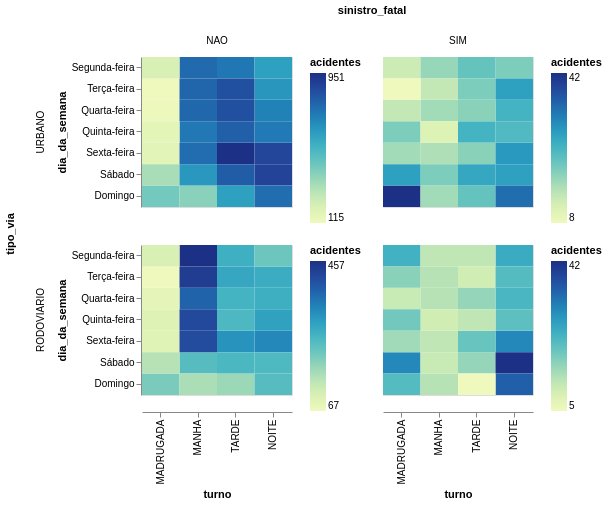

Notebook cell for this chart:
### Code cell
df_sinistros.group_by('dia_da_semana', 'turno', 'tipo_via', 'sinistro_fatal').agg(pl.len().alias('acidentes')) \
    .plot.rect(x='turno', color='acidentes', y='dia_da_semana', row='tipo_via', column='sinistro_fatal') \
    .properties(height=150, width=150) \
    .resolve_scale(color='independent')

### Figure 1 — Vega-Lite specification as saved in the notebook (floating-point values rounded to 4 significant figures)
{"config": {"view": {"continuousWidth": 300, "continuousHeight": 300}}, "data": {"name": "data-5913db74eb8dd657fd58c489d0207b61"}, "mark": {"type": "rect", "tooltip": true}, "encoding": {"color": {"field": "acidentes", "type": "quantitative"}, "column": {"field": "sinistro_fatal", "sort": ["NAO", "SIM"], "type": "ordinal"}, "row": {"field": "tipo_via", "sort": ["URBANO", "RODOVIARIO"], "type": "ordinal"}, "x": {"field": "turno", "sort": ["MADRUGADA", "MANHA", "TARDE", "NOITE"], "type": "ordinal"}, "y": {"field": "dia_da_semana", "sort": ["Segunda-feira", "Terça-feira", "Quarta-feira", "Quinta-feira", "Sexta-feira", "Sábado", "Domingo"], "type": "ordinal"}}, "height": 150, "params": [{"name": "param_1e9efca18e7a2868", "select": {"type": "interval", "encodings": ["x", "y"]}, "bind": "scales"}], "resolve": {"scale": {"color": "independent"}}, "width": 150, "$schema": "https://vega.github.io/schema/vega-lite/v6.4.1.json", "datasets": {"data-5913db74eb8dd657fd58c489d0207b61": [{"dia_da_semana": "Quinta-feira", "turno": "TARDE", "tipo_via": "URBANO", "sinistro_fatal": "SIM", "acidentes": 25}, {"dia_da_semana": "Domingo", "turno": "TARDE", "tipo_via": "URBANO", "sinistro_fatal": "SIM", "acidentes": 22}, {"dia_da_semana": "Quarta-feira", "turno": "NOITE", "tipo_via": "URBANO", "sinistro_fatal": "SIM", "acidentes": 25}, {"dia_da_semana": "Terça-feira", "turno": "NOITE", "tipo_via": "RODOVIARIO", "sinistro_fatal": "NAO", "acidentes": 277}, {"dia_da_semana": "Quarta-feira", "turno": "MADRUGADA", "tipo_via": "RODOVIARIO", "sinistro_fatal": "SIM", "acidentes": 11}, {"dia_da_semana": "Quarta-feira", "turno": "MANHA", "tipo_via": "RODOVIARIO", "sinistro_fatal": "SIM", "acidentes": 13}, {"dia_da_semana": "Terça-feira", "turno": "TARDE", "tipo_via": "RODOVIARIO", "sinistro_fatal": "NAO", "acidentes": 286}, {"dia_da_semana": "Domingo", "turno": "MADRUGADA", "tipo_via": "RODOVIARIO", "sinistro_fatal": "NAO", "acidentes": 208}, {"dia_da_semana": "Segunda-feira", "turno": "MADRUGADA", "tipo_via": "RODOVIARIO", "sinistro_fatal": "SIM", "acidentes": 24}, {"dia_da_semana": "Sexta-feira", "turno": "MANHA", "tipo_via": "RODOVIARIO", "sinistro_fatal": "SIM", "acidentes": 12}, {"dia_da_semana": "Quinta-feira", "turno": "MANHA", "tipo_via": "RODOVIARIO", "sinistro_fatal": "SIM", "acidentes": 10}, {"dia_da_semana": "Sexta-feira", "turno": "NOITE", "tipo_via": "RODOVIARIO", "sinistro_fatal": "SIM", "acidentes": 30}, {"dia_da_semana": "Sexta-feira", "turno": "TARDE", "tipo_via": "URBANO", "sinistro_fatal": "SIM", "acidentes": 19}, {"dia_da_semana": "Sábado", "turno": "TARDE", "tipo_via": "RODOVIARIO", "sinistro_fatal": "SIM", "acidentes": 16}, {"dia_da_semana": "Sexta-feira", "turno": "TARDE", "tipo_via": "URBANO", "sinistro_fatal": "NAO", "acidentes": 951}, {"dia_da_semana": "Quarta-feira", "turno": "MADRUGADA", "tipo_via": "URBANO", "sinistro_fatal": "NAO", "acidentes": 128}, {"dia_da_semana": "Sexta-feira", "turno": "NOITE", "tipo_via": "RODOVIARIO", "sinistro_fatal": "NAO", "acidentes": 330}, {"dia_da_semana": "Sexta-feira", "turno": "MADRUGADA", "tipo_via": "RODOVIARIO", "sinistro_fatal": "NAO", "acidentes": 96}, {"dia_da_semana": "Quarta-feira", "turno": "MANHA", "tipo_via": "URBANO", "sinistro_fatal": "SIM", "acidentes": 17}, {"dia_da_semana": "Sexta-feira", "turno": "NOITE", "tipo_via": "URBANO", "sinistro_fatal": "SIM", "acidentes": 29}, {"dia_da_semana": "Sexta-feira", "turno": "MADRUGADA", "tipo_via": "URBANO", "sinistro_fatal": "NAO", "acidentes": 164}, {"dia_da_semana": "Domingo", "turno": "MADRUGADA", "tipo_via": "URBANO", "sinistro_fatal": "NAO", "acidentes": 430}, {"dia_da_semana": "Quarta-feira", "turno": "NOITE", "tipo_via": "URBANO", "sinistro_fatal": "NAO", "acidentes": 699}, {"dia_da_semana": "Quinta-feira", "turno": "MADRUGADA", "tipo_via": "RODOVIARIO", "sinistro_fatal": "NAO", "acidentes": 101}, {"dia_da_semana": "Segunda-feira", "turno": "MANHA", "tipo_via": "RODOVIARIO", "sinistro_fatal": "NAO", "acidentes": 457}, {"dia_da_semana": "Quinta-feira", "turno": "TARDE", "tipo_via": "URBANO", "sinistro_fatal": "NAO", "acidentes": 792}, {"dia_da_semana": "Quarta-feira", "turno": "TARDE", "tipo_via": "RODOVIARIO", "sinistro_fatal": "NAO", "acidentes": 262}, {"dia_da_semana": "Terça-feira", "turno": "MADRUGADA", "tipo_via": "URBANO", "sinistro_fatal": "NAO", "acidentes": 115}, {"dia_da_semana": "Quarta-feira", "turno": "NOITE", "tipo_via": "RODOVIARIO", "sinistro_fatal": "SIM", "acidentes": 23}, {"dia_da_semana": "Segunda-feira", "turno": "MANHA", "tipo_via": "RODOVIARIO", "sinistro_fatal": "SIM", "acidentes": 12}, {"dia_da_semana": "Segunda-feira", "turno": "TARDE", "tipo_via": "RODOVIARIO", "sinistro_fatal": "NAO", "acidentes": 271}, {"dia_da_semana": "Sábado", "turno": "NOITE", "tipo_via": "RODOVIARIO", "sinistro_fatal": "SIM", "acidentes": 42}, {"dia_da_semana": "Segunda-feira", "turno": "NOITE", "tipo_via": "RODOVIARIO", "sinistro_fatal": "SIM", "acidentes": 25}, {"dia_da_semana": "Terça-feira", "turno": "MADRUGADA", "tipo_via": "RODOVIARIO", "sinistro_fatal": "NAO", "acidentes": 67}, {"dia_da_semana": "Segunda-feira", "turno": "MANHA", "tipo_via": "URBANO", "sinistro_fatal": "NAO", "acidentes": 766}, {"dia_da_semana": "Segunda-feira", "turno": "NOITE", "tipo_via": "URBANO", "sinistro_fatal": "SIM", "acidentes": 20}, {"dia_da_semana": "Segunda-feira", "turno": "TARDE", "tipo_via": "URBANO", "sinistro_fatal": "SIM", "acidentes": 22}, {"dia_da_semana": "Sábado", "turno": "TARDE", "tipo_via": "URBANO", "sinistro_fatal": "SIM", "acidentes": 27}, {"dia_da_semana": "Sábado", "turno": "NOITE", "tipo_via": "URBANO", "sinistro_fatal": "SIM", "acidentes": 28}, {"dia_da_semana": "Segunda-feira", "turno": "MADRUGADA", "tipo_via": "URBANO", "sinistro_fatal": "SIM", "acidentes": 13}, {"dia_da_semana": "Terça-feira", "turno": "TARDE", "tipo_via": "URBANO", "sinistro_fatal": "SIM", "acidentes": 20}, {"dia_da_semana": "Sábado", "turno": "MADRUGADA", "tipo_via": "RODOVIARIO", "sinistro_fatal": "SIM", "acidentes": 30}, {"dia_da_semana": "Sábado", "turno": "NOITE", "tipo_via": "RODOVIARIO", "sinistro_fatal": "NAO", "acidentes": 251}, {"dia_da_semana": "Domingo", "turno": "TARDE", "tipo_via": "URBANO", "sinistro_fatal": "NAO", "acidentes": 606}, {"dia_da_semana": "Terça-feira", "turno": "MANHA", "tipo_via": "RODOVIARIO", "sinistro_fatal": "SIM", "acidentes": 13}, {"dia_da_semana": "Terça-feira", "turno": "MANHA", "tipo_via": "URBANO", "sinistro_fatal": "NAO", "acidentes": 777}, {"dia_da_semana": "Terça-feira", "turno": "MADRUGADA", "tipo_via": "RODOVIARIO", "sinistro_fatal": "SIM", "acidentes": 17}, {"dia_da_semana": "Quarta-feira", "turno": "TARDE", "tipo_via": "URBANO", "sinistro_fatal": "NAO", "acidentes": 841}, {"dia_da_semana": "Sexta-feira", "turno": "TARDE", "tipo_via": "RODOVIARIO", "sinistro_fatal": "SIM", "acidentes": 20}, {"dia_da_semana": "Segunda-feira", "turno": "TARDE", "tipo_via": "RODOVIARIO", "sinistro_fatal": "SIM", "acidentes": 12}, {"dia_da_semana": "Sábado", "turno": "MADRUGADA", "tipo_via": "URBANO", "sinistro_fatal": "NAO", "acidentes": 323}, {"dia_da_semana": "Segunda-feira", "turno": "TARDE", "tipo_via": "URBANO", "sinistro_fatal": "NAO", "acidentes": 731}, {"dia_da_semana": "Domingo", "turno": "MANHA", "tipo_via": "URBANO", "sinistro_fatal": "NAO", "acidentes": 387}, {"dia_da_semana": "Terça-feira", "turno": "NOITE", "tipo_via": "URBANO", "sinistro_fatal": "NAO", "acidentes": 640}, {"dia_da_semana": "Sexta-feira", "turno": "TARDE", "tipo_via": "RODOVIARIO", "sinistro_fatal": "NAO", "acidentes": 315}, {"dia_da_semana": "Segunda-feira", "turno": "MANHA", "tipo_via": "URBANO", "sinistro_fatal": "SIM", "acidentes": 18}, {"dia_da_semana": "Segunda-feira", "turno": "MADRUGADA", "tipo_via": "URBANO", "sinistro_fatal": "NAO", "acidentes": 204}, {"dia_da_semana": "Domingo", "turno": "TARDE", "tipo_via": "RODOVIARIO", "sinistro_fatal": "NAO", "acidentes": 177}, {"dia_da_semana": "Terça-feira", "turno": "TARDE", "tipo_via": "URBANO", "sinistro_fatal": "NAO", "acidentes": 840}, {"dia_da_semana": "Domingo", "turno": "NOITE", "tipo_via": "URBANO", "sinistro_fatal": "SIM", "acidentes": 34}, {"dia_da_semana": "Sábado", "turno": "MANHA", "tipo_via": "RODOVIARIO", "sinistro_fatal": "NAO", "acidentes": 243}, {"dia_da_semana": "Quarta-feira", "turno": "MANHA", "tipo_via": "RODOVIARIO", "sinistro_fatal": "NAO", "acidentes": 379}, {"dia_da_semana": "Quarta-feira", "turno": "MADRUGADA", "tipo_via": "RODOVIARIO", "sinistro_fatal": "NAO", "acidentes": 86}, {"dia_da_semana": "Domingo", "turno": "MANHA", "tipo_via": "RODOVIARIO", "sinistro_fatal": "NAO", "acidentes": 162}, {"dia_da_semana": "Quinta-feira", "turno": "TARDE", "tipo_via": "RODOVIARIO", "sinistro_fatal": "NAO", "acidentes": 253}, {"dia_da_semana": "Domingo", "turno": "MADRUGADA", "tipo_via": "RODOVIARIO", "sinistro_fatal": "SIM", "acidentes": 22}, {"dia_da_semana": "Domingo", "turno": "MADRUGADA", "tipo_via": "URBANO", "sinistro_fatal": "SIM", "acidentes": 42}, {"dia_da_semana": "Quinta-feira", "turno": "MADRUGADA", "tipo_via": "URBANO", "sinistro_fatal": "SIM", "acidentes": 20}, {"dia_da_semana": "Domingo", "turno": "MANHA", "tipo_via": "RODOVIARIO", "sinistro_fatal": "SIM", "acidentes": 13}, {"dia_da_semana": "Sexta-feira", "turno": "MANHA", "tipo_via": "URBANO", "sinistro_fatal": "SIM", "acidentes": 16}, {"dia_da_semana": "Sábado", "turno": "MADRUGADA", "tipo_via": "RODOVIARIO", "sinistro_fatal": "NAO", "acidentes": 152}, {"dia_da_semana": "Sexta-feira", "turno": "NOITE", "tipo_via": "URBANO", "sinistro_fatal": "NAO", "acidentes": 870}, {"dia_da_semana": "Terça-feira", "turno": "NOITE", "tipo_via": "URBANO", "sinistro_fatal": "SIM", "acidentes": 28}, {"dia_da_semana": "Sábado", "turno": "NOITE", "tipo_via": "URBANO", "sinistro_fatal": "NAO", "acidentes": 884}, {"dia_da_semana": "Domingo", "turno": "NOITE", "tipo_via": "RODOVIARIO", "sinistro_fatal": "SIM", "acidentes": 35}, {"dia_da_semana": "Quarta-feira", "turno": "TARDE", "tipo_via": "URBANO", "sinistro_fatal": "SIM", "acidentes": 19}, {"dia_da_semana": "Quinta-feira", "turno": "NOITE", "tipo_via": "URBANO", "sinistro_fatal": "SIM", "acidentes": 24}, {"dia_da_semana": "Terça-feira", "turno": "MANHA", "tipo_via": "URBANO", "sinistro_fatal": "SIM", "acidentes": 14}, {"dia_da_semana": "Quinta-feira", "turno": "MANHA", "tipo_via": "URBANO", "sinistro_fatal": "NAO", "acidentes": 726}, {"dia_da_semana": "Sábado", "turno": "TARDE", "tipo_via": "URBANO", "sinistro_fatal": "NAO", "acidentes": 804}, {"dia_da_semana": "Quarta-feira", "turno": "MADRUGADA", "tipo_via": "URBANO", "sinistro_fatal": "SIM", "acidentes": 14}, {"dia_da_semana": "Sexta-feira", "turno": "MADRUGADA", "tipo_via": "URBANO", "sinistro_fatal": "SIM", "acidentes": 17}, {"dia_da_semana": "Domingo", "turno": "NOITE", "tipo_via": "RODOVIARIO", "sinistro_fatal": "NAO", "acidentes": 244}, {"dia_da_semana": "Domingo", "turno": "MANHA", "tipo_via": "URBANO", "sinistro_fatal": "SIM", "acidentes": 17}, {"dia_da_semana": "Segunda-feira", "turno": "NOITE", "tipo_via": "RODOVIARIO", "sinistro_fatal": "NAO", "acidentes": 220}, {"dia_da_semana": "Sábado", "turno": "MANHA", "tipo_via": "URBANO", "sinistro_fatal": "SIM", "acidentes": 20}, {"dia_da_semana": "Quarta-feira", "turno": "MANHA", "tipo_via": "URBANO", "sinistro_fatal": "NAO", "acidentes": 772}, {"dia_da_semana": "Sábado", "turno": "MANHA", "tipo_via": "URBANO", "sinistro_fatal": "NAO", "acidentes": 638}, {"dia_da_semana": "Domingo", "turno": "NOITE", "tipo_via": "URBANO", "sinistro_fatal": "NAO", "acidentes": 756}, {"dia_da_semana": "Terça-feira", "turno": "TARDE", "tipo_via": "RODOVIARIO", "sinistro_fatal": "SIM", "acidentes": 10}, {"dia_da_semana": "Sexta-feira", "turno": "MANHA", "tipo_via": "RODOVIARIO", "sinistro_fatal": "NAO", "acidentes": 412}, {"dia_da_semana": "Sexta-feira", "turno": "MANHA", "tipo_via": "URBANO", "sinistro_fatal": "NAO", "acidentes": 756}, {"dia_da_semana": "Quinta-feira", "turno": "NOITE", "tipo_via": "RODOVIARIO", "sinistro_fatal": "SIM", "acidentes": 21}, {"dia_da_semana": "Quarta-feira", "turno": "NOITE", "tipo_via": "RODOVIARIO", "sinistro_fatal": "NAO", "acidentes": 273}, {"dia_da_semana": "Segunda-feira", "turno": "NOITE", "tipo_via": "URBANO", "sinistro_fatal": "NAO", "acidentes": 610}, {"dia_da_semana": "Quinta-feira", "turno": "MADRUGADA", "tipo_via": "RODOVIARIO", "sinistro_fatal": "SIM", "acidentes": 19}, {"dia_da_semana": "Domingo", "turno": "TARDE", "tipo_via": "RODOVIARIO", "sinistro_fatal": "SIM", "acidentes": 5}, {"dia_da_semana": "Sábado", "turno": "MADRUGADA", "tipo_via": "URBANO", "sinistro_fatal": "SIM", "acidentes": 28}, {"dia_da_semana": "Quinta-feira", "turno": "MADRUGADA", "tipo_via": "URBANO", "sinistro_fatal": "NAO", "acidentes": 160}, {"dia_da_semana": "Quinta-feira", "turno": "NOITE", "tipo_via": "RODOVIARIO", "sinistro_fatal": "NAO", "acidentes": 294}, {"dia_da_semana": "Sexta-feira", "turno": "MADRUGADA", "tipo_via": "RODOVIARIO", "sinistro_fatal": "SIM", "acidentes": 15}, {"dia_da_semana": "Quarta-feira", "turno": "TARDE", "tipo_via": "RODOVIARIO", "sinistro_fatal": "SIM", "acidentes": 16}, {"dia_da_semana": "Sábado", "turno": "TARDE", "tipo_via": "RODOVIARIO", "sinistro_fatal": "NAO", "acidentes": 256}, {"dia_da_semana": "Terça-feira", "turno": "MANHA", "tipo_via": "RODOVIARIO", "sinistro_fatal": "NAO", "acidentes": 435}, {"dia_da_semana": "Terça-feira", "turno": "MADRUGADA", "tipo_via": "URBANO", "sinistro_fatal": "SIM", "acidentes": 8}, {"dia_da_semana": "Quinta-feira", "turno": "TARDE", "tipo_via": "RODOVIARIO", "sinistro_fatal": "SIM", "acidentes": 12}, {"dia_da_semana": "Quinta-feira", "turno": "MANHA", "tipo_via": "RODOVIARIO", "sinistro_fatal": "NAO", "acidentes": 415}, {"dia_da_semana": "Quinta-feira", "turno": "MANHA", "tipo_via": "URBANO", "sinistro_fatal": "SIM", "acidentes": 11}, {"dia_da_semana": "Quinta-feira", "turno": "NOITE", "tipo_via": "URBANO", "sinistro_fatal": "NAO", "acidentes": 721}, {"dia_da_semana": "Sábado", "turno": "MANHA", "tipo_via": "RODOVIARIO", "sinistro_fatal": "SIM", "acidentes": 11}, {"dia_da_semana": "Terça-feira", "turno": "NOITE", "tipo_via": "RODOVIARIO", "sinistro_fatal": "SIM", "acidentes": 22}, {"dia_da_semana": "Segunda-feira", "turno": "MADRUGADA", "tipo_via": "RODOVIARIO", "sinistro_fatal": "NAO", "acidentes": 110}]}}
